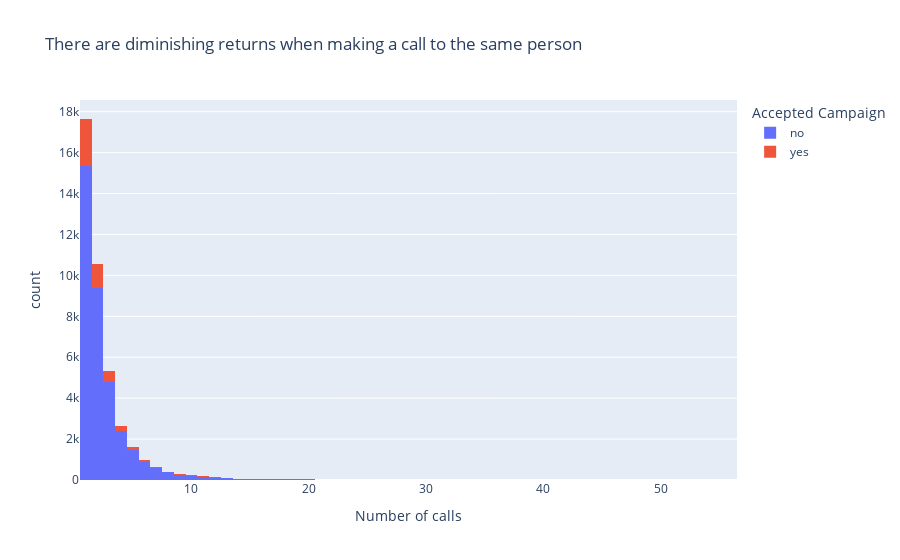

The notebook cell saved with this chart:
### Code cell
fig = px.histogram(
    df,
    x="campaign",
    color="y",
    title="There are diminishing returns when making a call to the same person",
    labels={"campaign": "Number of calls", "y": "Accepted Campaign"},
)
fig.show()
fig.write_image("images/calls_acceptance_ratio.png")

### Figure 1 — Plotly figure (JSON) as saved in the notebook; plotly's stock layout.template omitted (floating-point values rounded to 4 significant figures; data arrays with more than 128 entries replaced by an {"elided": "..."} marker saying what was removed)
{"data": [{"bingroup": "x", "hovertemplate": "Accepted Campaign=no<br>Number of calls=%{x}<br>count=%{y}<extra></extra>", "legendgroup": "no", "marker": {"color": "#636efa", "pattern": {"shape": ""}}, "name": "no", "orientation": "v", "showlegend": true, "x": {"elided": "36548 int values"}, "xaxis": "x", "yaxis": "y", "type": "histogram"}, {"bingroup": "x", "hovertemplate": "Accepted Campaign=yes<br>Number of calls=%{x}<br>count=%{y}<extra></extra>", "legendgroup": "yes", "marker": {"color": "#EF553B", "pattern": {"shape": ""}}, "name": "yes", "orientation": "v", "showlegend": true, "x": {"elided": "4640 int values"}, "xaxis": "x", "yaxis": "y", "type": "histogram"}], "layout": {"xaxis": {"anchor": "y", "domain": [0.0, 1.0], "title": {"text": "Number of calls"}}, "yaxis": {"anchor": "x", "domain": [0.0, 1.0], "title": {"text": "count"}}, "legend": {"title": {"text": "Accepted Campaign"}, "tracegroupgap": 0}, "title": {"text": "There are diminishing returns when making a call to the same person"}, "barmode": "relative"}}
